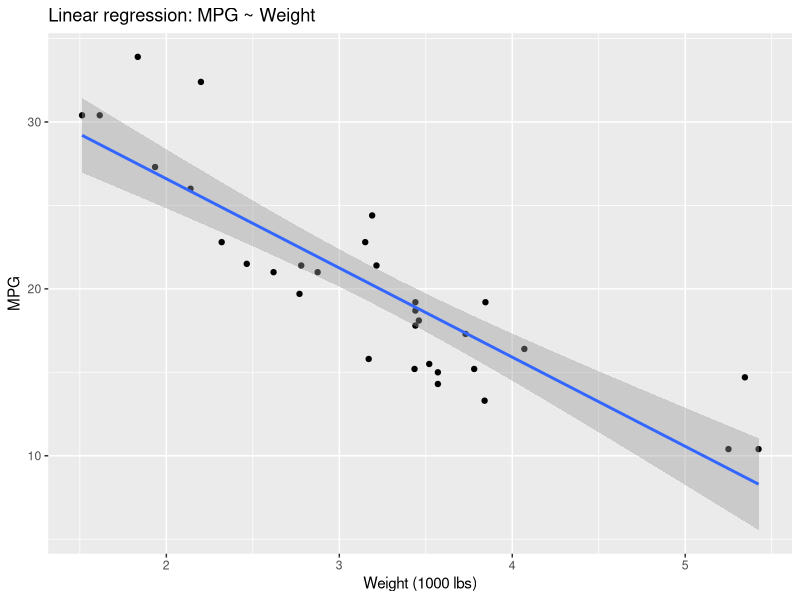

Write the R code that produced this figure.
# ===============================================================
# 載入套件
# ===============================================================
library(dplyr)
library(ggplot2)
library(broom) # 用於整理模型輸出

# ===============================================================
# 內建資料集：mtcars
# mpg: 油耗 (Miles per gallon)
# wt : 車重 (1000 lbs)
# hp : 馬力
# am : 變速箱 (0 = 自排, 1 = 手排)
# ===============================================================

data(mtcars)
mtcars2 <- as_tibble(mtcars) %>%
  mutate(am = factor(am, labels = c("automatic", "manual")))

# ===============================================================
# 一、簡單線性迴歸 (單一自變數)
# mpg ~ wt (油耗與車重關係)
# ===============================================================

fit1 <- lm(mpg ~ wt, data = mtcars2)
summary(fit1)

# 解讀：
# (Intercept) = 截距 → 車重為 0 時的預測油耗 (理論值)
# wt 係數      → 車重每增加 1 (1000 lbs)，油耗平均下降多少
# p 值         → 判斷該變數是否顯著影響油耗

# 視覺化
ggplot(mtcars2, aes(x = wt, y = mpg)) +
  geom_point() +
  geom_smooth(method = "lm") +
  labs(title = "Linear regression: MPG ~ Weight",
       x = "Weight (1000 lbs)", y = "MPG")

# ===============================================================
# 二、與 t 檢定比較 (類別變數情境)
# mpg ~ am
# ===============================================================

# t 檢定
t.test(mpg ~ am, data = mtcars2, var.equal = TRUE)

# 等價的線性模型
fit2 <- lm(mpg ~ am, data = mtcars2)
summary(fit2)
anova(fit2)

# 驗證 t 值平方 = F 值
t_val <- summary(fit2)$coefficients[2, "t value"]
f_val <- anova(fit2)$"F value"[1]
t_val^2; f_val

# ===============================================================
# 三、多元線性迴歸
# mpg ~ am + wt + hp
# 同時考慮變速箱類型、車重、馬力
# ===============================================================

fit3 <- lm(mpg ~ am + wt + hp, data = mtcars2)
summary(fit3)

# 係數解讀：
# - ammanual: 控制車重與馬力後，手排車平均油耗差異
# - wt: 控制其他變數後，車重對油耗的邊際影響
# - hp: 控制其他變數後，馬力對油耗的邊際影響

# ===============================================================
# 四、ANOVA 與 lm 關係
# ===============================================================
# ANOVA = 比較多組平均數的線性模型
# 單因子情況下，ANOVA 與 t 檢定等價
anova(lm(mpg ~ factor(cyl), data = mtcars2))

# ===============================================================
# 五、重要提醒
# ===============================================================
# 1) t 檢定、ANOVA 都是線性模型的特例
# 2) 線性模型可同時處理類別與連續自變數
# 3) 切勿將線性模型外推到訓練資料範圍以外
